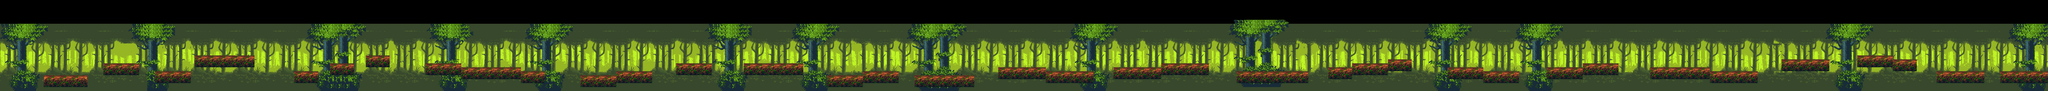

Below is a game level as drawn by its tile map, then a one-line description and the .tmx that defines it (tile-layer data replaced by summaries):
An orthogonal 515x23 tile map with 16x16 px tiles, 4 tile layers (Far Background, Tile Layer 2, Foregound, Ground), 5 tilesets and 85 objects (38x Trash, 3x Wolf, Death, Raccoon, top, ...).

<map version="1.9" tiledversion="1.9.1" orientation="orthogonal" renderorder="right-down" width="515" height="23" tilewidth="16" tileheight="16" infinite="0" nextlayerid="14" nextobjectid="310">
 <tileset firstgid="1" source="back.tsx" />
 <tileset firstgid="136" source="far.tsx" />
 <tileset firstgid="301" source="tileset.tsx" />
 <tileset firstgid="364" source="tilesetV2.tsx" />
 <tileset firstgid="427" source="middle.tsx" />
 <layer id="1" name="Far Background" width="515" height="23">
  <data>[11845 cells, 7676 non-empty, 138 distinct tile ids]</data>
 </layer>
 <layer id="2" name="Tile Layer 2" width="515" height="23" locked="1">
  <data>[11845 cells, 8725 non-empty, 165 distinct tile ids]</data>
 </layer>
 <layer id="6" name="Foregound" width="515" height="23">
  <data>[11845 cells, 2743 non-empty, 165 distinct tile ids]</data>
 </layer>
 <objectgroup id="4" name="Collectables" locked="1" offsetx="80" offsety="-30">
  <object id="7" name="Trash" x="1204.67" y="222" />
  <object id="272" name="Trash" x="1020" y="233" />
  <object id="273" name="Trash" x="652" y="213" />
  <object id="274" name="Trash" x="825" y="208" />
  <object id="275" name="Trash" x="1579" y="225" />
  <object id="276" name="Trash" x="1718" y="238" />
  <object id="277" name="Trash" x="2063" y="277" />
  <object id="278" name="Trash" x="2328" y="278" />
  <object id="279" name="Trash" x="2594" y="228" />
  <object id="280" name="Trash" x="2196" y="245" />
  <object id="281" name="Trash" x="2848" y="213" />
  <object id="282" name="Trash" x="3055" y="226" />
  <object id="283" name="Trash" x="3224" y="240" />
  <object id="284" name="Trash" x="3458" y="258" />
  <object id="285" name="Trash" x="3719" y="272" />
  <object id="286" name="Trash" x="3314" y="273" />
  <object id="287" name="Trash" x="4046" y="249" />
  <object id="288" name="Trash" x="4237" y="267" />
  <object id="289" name="Trash" x="4371" y="227" />
  <object id="290" name="Trash" x="4563" y="215" />
  <object id="291" name="Trash" x="5236" y="229" />
  <object id="292" name="Trash" x="4851" y="228" />
  <object id="293" name="Trash" x="5446" y="220" />
  <object id="294" name="Trash" x="5636" y="216" />
  <object id="295" name="Trash" x="6118" y="259" />
  <object id="296" name="Trash" x="5811" y="241" />
  <object id="297" name="Trash" x="6492" y="234" />
  <object id="298" name="Trash" x="6702" y="248" />
  <object id="299" name="Trash" x="6910" y="276" />
  <object id="300" name="Trash" x="7207" y="233" />
  <object id="301" name="Trash" x="7443" y="203" />
  <object id="302" name="Trash" x="7696" y="256" />
  <object id="303" name="Trash" x="7583" y="203" />
  <object id="304" name="Trash" x="7825" y="271" />
  <object id="305" name="Trash" x="7998" y="259" />
  <object id="306" name="Trash" x="215" y="280" />
  <object id="307" name="Trash" x="359" y="221" />
  <object id="308" name="Trash" x="516" y="235" />
 </objectgroup>
 <layer id="12" name="Ground" width="515" height="23" offsetx="80" offsety="-16">
  <data>[11845 cells, 1104 non-empty, 15 distinct tile ids]</data>
 </layer>
 <objectgroup id="7" name="Death">
  <object id="135" name="Death" x="-105.061" y="362.758" width="9080" height="30" />
 </objectgroup>
 <objectgroup id="8" name="Player">
  <object id="36" name="Raccoon" x="220" y="250" width="27.5" height="25.75" />
 </objectgroup>
 <objectgroup id="9" />
 <objectgroup id="11" name="Ground Object">
  <object id="224" name="top" x="34.7171" y="49.7598" width="8250" height="40" />
  <object id="225" name="Bottom" x="39.7171" y="373.76" width="8250" height="40" />
  <object id="226" x="34.7171" y="90.7598" width="100" height="320" />
  <object id="227" name="End" x="8130.72" y="90.7598" width="112" height="288" />
  <object id="228" x="8258.72" y="90.7598" width="16" height="272" />
  <object id="229" x="34.7171" y="42.7598">
   <polygon points="0,0 0,48 8240,48 8240,0" />
  </object>
  <object id="230" x="176" y="304">
   <polygon points="0,0 176,0 176,48 0,48" />
  </object>
  <object id="231" x="416" y="256">
   <polygon points="0,0 144,0 144,48 0,48" />
  </object>
  <object id="232" x="624" y="288">
   <polygon points="0,0 144,0 144,48 0,48" />
  </object>
  <object id="234" x="784" y="224">
   <polygon points="0,0 0,48 240,48 240,0" />
  </object>
  <object id="235" x="1184" y="288">
   <polygon points="0,0 80,0 96,0 96,48 0,48" />
  </object>
  <object id="236" x="1328" y="256">
   <polygon points="0,0 0,48 96,48 96,0" />
  </object>
  <object id="237" x="1472" y="224">
   <polygon points="0,0 0,48 96,48 96,0" />
  </object>
  <object id="238" x="1712" y="256">
   <polygon points="0,0 0,48 144,48 144,0" />
  </object>
  <object id="239" x="1856" y="272">
   <polygon points="0,0 240,0 240,48 0,48" />
  </object>
  <object id="240" x="2096" y="288">
   <polygon points="0,0 96,0 96,48 0,48" />
  </object>
  <object id="241" x="2336" y="304">
   <polygon points="0,0 144,0 144,48 0,48" />
  </object>
  <object id="242" x="2480" y="288">
   <polygon points="0,0 0,48 144,48 144,0 16,0" />
  </object>
  <object id="243" x="2720" y="256">
   <polygon points="0,0 0,48 144,48 144,0" />
  </object>
  <object id="245" x="2992" y="256">
   <polygon points="0,0 0,48 240,48 240,0" />
  </object>
  <object id="246" x="3328" y="304">
   <polygon points="0,0 0,48 144,48 144,0" />
  </object>
  <object id="247" x="3472" y="288">
   <polygon points="0,0 0,48 144,48 144,0" />
  </object>
  <object id="248" x="3680" y="304">
   <polygon points="0,0 0,48 240,48 240,0" />
  </object>
  <object id="249" x="4016" y="272">
   <polygon points="0,0 0,48 192,48 192,0" />
  </object>
  <object id="250" x="4208" y="288">
   <polygon points="0,0 192,0 192,48 0,48" />
  </object>
  <object id="251" x="4480" y="272">
   <polygon points="0,0 0,48 192,48 192,0" />
  </object>
  <object id="252" x="4672" y="256">
   <polygon points="0,0 0,48 192,48 192,0" />
  </object>
  <object id="253" x="4976" y="288">
   <polygon points="0,0 0,48 288,48 288,0" />
  </object>
  <object id="254" x="5344" y="272">
   <polygon points="0,0 0,48 96,48 96,0" />
  </object>
  <object id="255" x="5440" y="256">
   <polygon points="0,0 0,48 144,48 144,0" />
  </object>
  <object id="256" x="5584" y="240">
   <polygon points="0,0 0,48 96,48 96,0" />
  </object>
  <object id="257" x="5824" y="272">
   <polygon points="0,0 144,0 144,48 0,48" />
  </object>
  <object id="258" x="5968" y="288">
   <polygon points="0,0 144,0 144,48 0,48" />
  </object>
  <object id="259" x="6224" y="272">
   <polygon points="0,0 0,48 144,48 144,0" />
  </object>
  <object id="260" x="6368" y="256">
   <polygon points="0,0 0,48 144,48 144,0" />
  </object>
  <object id="261" x="6640" y="272">
   <polygon points="0,0 240,0 240,48 0,48" />
  </object>
  <object id="262" x="6880" y="288">
   <polygon points="0,0 192,0 192,48 0,48" />
  </object>
  <object id="263" x="7168" y="240">
   <polygon points="0,0 0,48 192,48 192,0" />
  </object>
  <object id="264" x="7472" y="224">
   <polygon points="0,0 0,48 144,48 144,0" />
  </object>
  <object id="265" x="7616" y="240">
   <polygon points="0,0 0,48 96,48 96,0" />
  </object>
  <object id="266" x="7792" y="288">
   <polygon points="0,0 0,48 192,48 192,0" />
  </object>
  <object id="267" x="8048" y="288">
   <polygon points="0,0 0,48 192,48 192,0" />
  </object>
 </objectgroup>
 <objectgroup id="9" name="Enemies" offsetx="80" offsety="-16">
  <object id="268" name="Wolf" x="6357" y="238" />
  <object id="269" name="Wolf" x="5020" y="269" />
  <object id="270" name="Wolf" x="1875" y="263" />
 </objectgroup>
</map>
